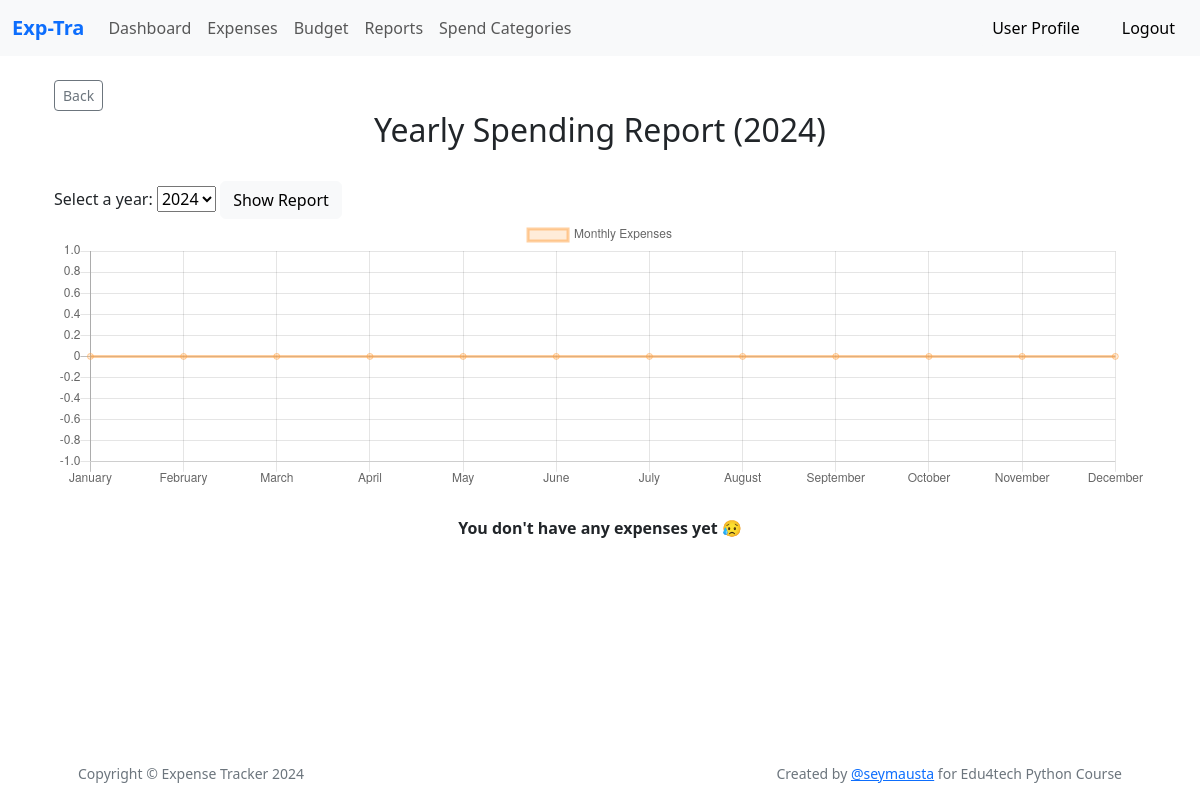
Before: /monthly_report (signed in) with the older database file.
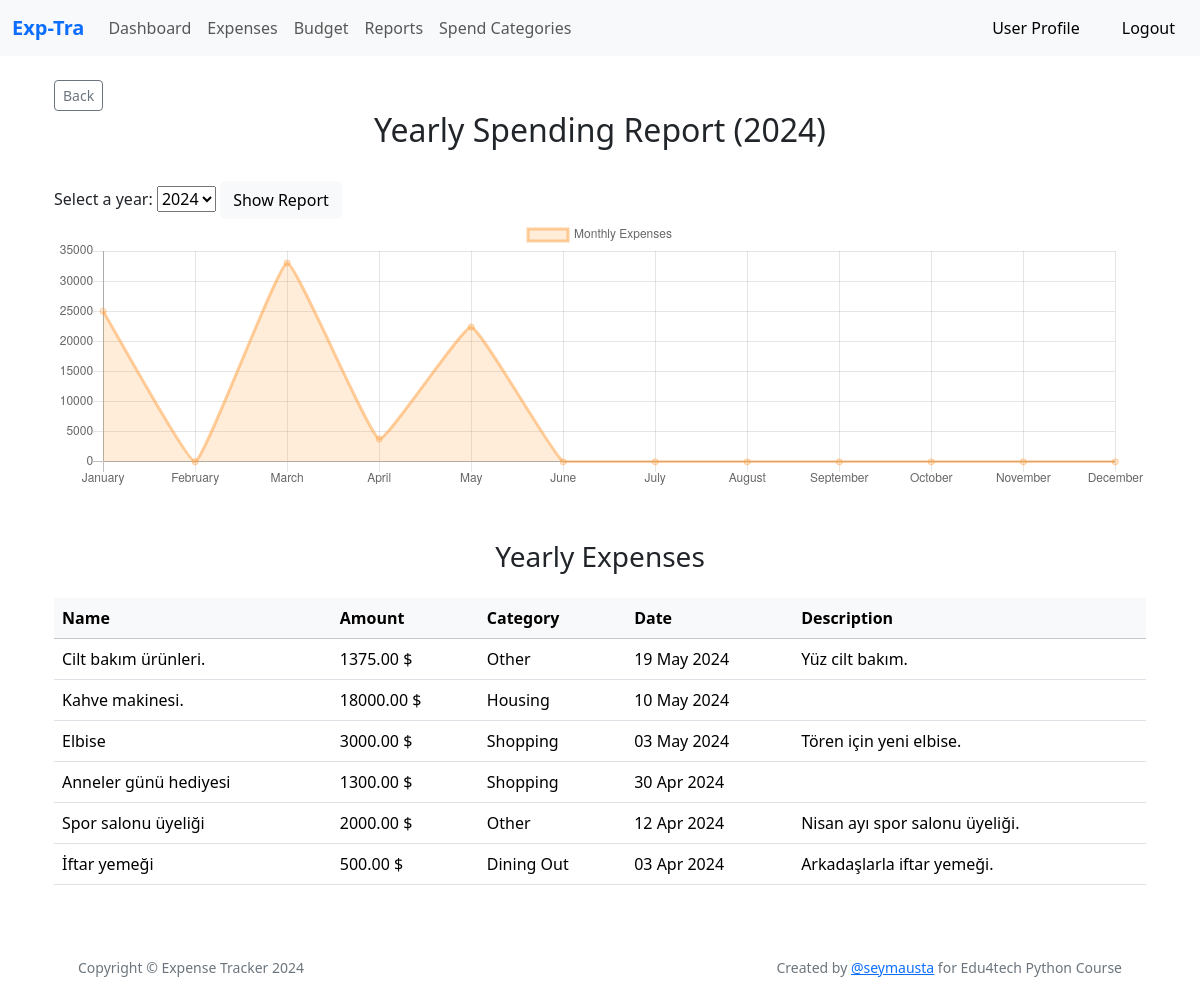
After: the same page with the newer database file.
### app/models.py (models this page shows, shortened)
class Expense(db.Model):
    __tablename__ = 'expenses'
    id: so.Mapped[int] = so.mapped_column(primary_key=True)
    name: so.Mapped[str] = so.mapped_column(sa.String(140))
    amount : so.Mapped[float] = so.mapped_column(sa.Numeric(10, 2), nullable=False)
    category_id : so.Mapped[int] = so.mapped_column(sa.ForeignKey(Category.id),index=True)
    date : so.Mapped[datetime] = so.mapped_column(sa.Date, nullable=False)
    description: so.Mapped[str] = so.mapped_column(sa.Text)
    timestamp: so.Mapped[datetime] = so.mapped_column(
        index=True, default=lambda: datetime.now(timezone.utc))
    user_id: so.Mapped[int] = so.mapped_column(sa.ForeignKey(User.id),
                                               index=True)
    user: so.Mapped[User] = so.relationship(back_populates='expenses')

class Category(db.Model):
    id: so.Mapped[int] = so.mapped_column(primary_key=True)
    name: so.Mapped[str] = so.mapped_column(sa.String(140))
    expenses = db.relationship('Expense', backref='category', lazy=True)

### app/main/routes.py (the view)
@bp.route('/monthly_report', methods=['GET', 'POST'])
@login_required
def monthly_report():
    if request.method == 'POST':
        selected_year = int(request.form.get('year', datetime.now().year))
    else:
        selected_year = datetime.now().year
    expense_dates = [datetime(selected_year, month, 1).strftime('%B') for month in range(1, 13)]
    expenses = Expense.query.filter(
        Expense.user_id == current_user.id,
        extract('year', Expense.date) == selected_year
    ).order_by(Expense.date.desc()).all()
    category_dict = {}
    for category in Category.query.all():
        category_dict[category.id] = category.name
    monthly_expense_totals = []
    for month in range(1, 13):
        total_expense = Expense.query.with_entities(func.sum(Expense.amount)).filter(
            Expense.user_id == current_user.id,
            extract('year', Expense.date) == selected_year,
            extract('month', Expense.date) == month
        ).scalar() or 0
        monthly_expense_totals.append(total_expense)
    year = datetime.now().year
    return render_template('monthly_report.html',
                           expense_dates=expense_dates,
                           selected_year=selected_year,
                           expenses=expenses, year=year,
                           category_dict=category_dict,
                           monthly_expense_totals=monthly_expense_totals)

### app/models.py (called while the page is built)
@login.user_loader
def load_user(id):
    return db.session.get(User, int(id))

### app/templates/monthly_report.html (shortened to what this page needs)
{% extends "base.html" %}
{% block content %}
<br>
<div class="container">
    <a href="{{ url_for('main.report')}}" class="btn btn-outline-secondary btn-sm">Back</a>
    <h2 class="text-center">Yearly Spending Report ({{ selected_year }})</h2>
<br>
    <form action="/monthly_report" method="post">
        <label for="year">Select a year:</label>
        <select name="year" id="year">
            {% for y in range(2020, year+1) %}
            <option value="{{ y }}" {% if selected_year== y %} selected {% endif %}>{{ y }}</option>
            {% endfor %}
        </select>
        <button type="submit" class="btn btn-light">Show Report</button>
    </form>
    <div>
        <canvas id="monthlyChart" width="800" height="200"></canvas>
    </div>
<br>
    {% if expenses %}
    <h3 class="text-center my-4">Yearly Expenses</h3>
    <div class="table-responsive" style="max-height: 300px; overflow-y: auto;">
        <table class="table table-hover" id="scroll-table">
            <thead class="table-light">
            <tr class="sticky-top">
                <th>Name</th>
                <th>Amount</th>
                <th>Category</th>
                <th>Date</th>
                <th>Description</th>
            </tr>
            </thead>
            <tbody>
            {% for expense in expenses %}
            <tr>
                <td>{{ expense.name|capitalize }}</td>
                <td>{{ expense.amount }}{{ ' $' }}</td>
                <td>{{ category_dict[expense.category_id] }}</td>
                <td>{{ expense.date.strftime('%d %b %Y')  }}</td>
                <td>{{ expense.description|capitalize }}</td>
            </tr>
            {% endfor %}
            </tbody>
        </table>
    </div>
    {% else %}
    <p class="fw-bold text-center">You don't have any expenses yet 😥</p>
    {% endif %}
</div>
{% endblock %}
{% block scripts %}
<script>
    document.addEventListener('DOMContentLoaded', function () {
        const labels = {{ expense_dates | tojson }};
        const data = {{ monthly_expense_totals | tojson }};
        // Çizgi Grafiği Oluştur
        const ctx = document.getElementById('monthlyChart').getContext('2d');
        new Chart(ctx, {
            type: 'line',
            data: {
                labels: labels,
                datasets: [{
                    label: 'Monthly Expenses',
                    data: data,
                    borderColor: 'rgba(255, 159, 64, 0.5)',
                    backgroundColor: 'rgba(255, 159, 64, 0.2)', // Çizgi altındaki renk
                    tension: 0.1,
                    fill: true // Çizgi altındaki alanın dolmasını sağlar
                }]
            },
            options: {
                scales: {
                    y: {
                        beginAtZero: true
                    }
                }
            }
        });
    });
</script>
{% endblock %}

Changed rows visible on the page:
added Expense: name "Cilt bakım ürünleri.", amount "1375.00", value "$", date "19 May 2024", description "Yüz cilt bakım."
now on this page (row unchanged): Category: name "Other"
added Expense: name "Kahve makinesi.", amount "18000.00", value "$", date "10 May 2024"
now on this page (row unchanged): Category: name "Housing"
added Expense: name "Elbise", amount "3000.00", value "$", date "03 May 2024", description "Tören için yeni elbise."
now on this page (row unchanged): Category: name "Shopping"
added Expense: name "Anneler günü hediyesi", amount "1300.00", value "$", date "30 Apr 2024"
added Expense: name "Spor salonu üyeliği", amount "2000.00", value "$", date "12 Apr 2024", description "Nisan ayı spor salonu üyeliği."
added Expense: name "İftar yemeği", amount "500.00", value "$", date "03 Apr 2024", description "Arkadaşlarla iftar yemeği."
now on this page (row unchanged): Category: name "Dining Out"
Other visible differences:
chart data {{ monthly_expense_totals | tojson }}: [0, 0, 0, 0, 0, 0, 0, 0, 0, 0, 0, 0] → ["25000.00", 0, "33000.00", "3800.00", "22375.00", 0, 0, 0, 0, 0, 0, 0]
text no longer shown: "You don't have any expenses yet 😥"
text now shown: "Yearly Expenses Name Amount Category Date Description"
